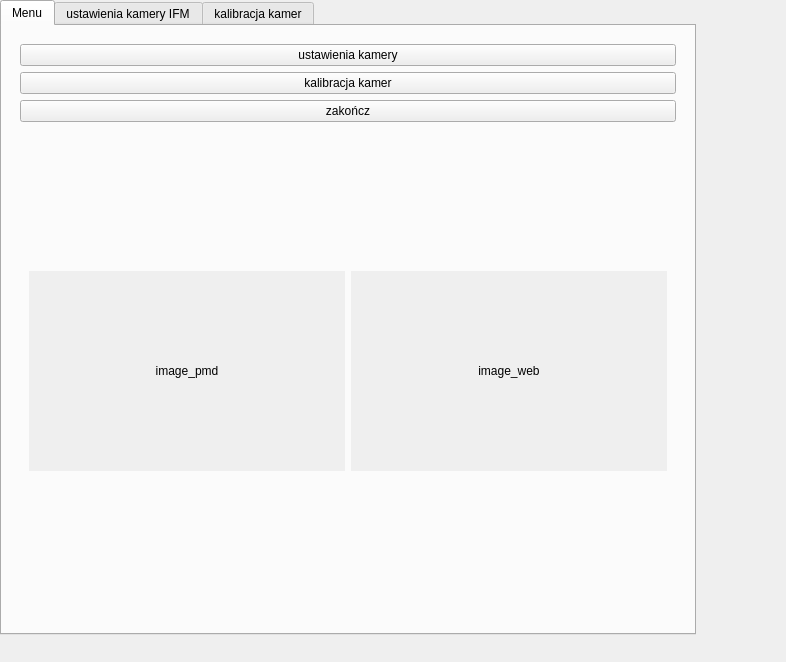
<?xml version="1.0" encoding="UTF-8"?>
<ui version="4.0">
 <class>Form</class>
 <widget class="QWidget" name="Form">
  <property name="geometry">
   <rect>
    <x>0</x>
    <y>0</y>
    <width>786</width>
    <height>662</height>
   </rect>
  </property>
  <property name="windowTitle">
   <string>Sterowanie układem kamer</string>
  </property>
  <widget class="QTabWidget" name="tabWidget">
   <property name="geometry">
    <rect>
     <x>0</x>
     <y>0</y>
     <width>696</width>
     <height>635</height>
    </rect>
   </property>
   <property name="sizePolicy">
    <sizepolicy hsizetype="Maximum" vsizetype="Maximum">
     <horstretch>0</horstretch>
     <verstretch>0</verstretch>
    </sizepolicy>
   </property>
   <property name="currentIndex">
    <number>0</number>
   </property>
   <widget class="QWidget" name="menuTab">
    <attribute name="title">
     <string>Menu</string>
    </attribute>
    <layout class="QHBoxLayout" name="horizontalLayout">
     <item>
      <widget class="QWidget" name="widget_3" native="true">
       <layout class="QVBoxLayout" name="verticalLayout_3">
        <item>
         <widget class="QPushButton" name="settingsMenuButton">
          <property name="text">
           <string>ustawienia kamery</string>
          </property>
         </widget>
        </item>
        <item>
         <widget class="QPushButton" name="calibrationMenuButton">
          <property name="text">
           <string>kalibracja kamer</string>
          </property>
         </widget>
        </item>
        <item>
         <widget class="QPushButton" name="exitButton3">
          <property name="text">
           <string>zakończ</string>
          </property>
         </widget>
        </item>
        <item>
         <widget class="QWidget" name="widget_4" native="true">
          <layout class="QGridLayout" name="gridLayout_4">
           <item row="0" column="0">
            <widget class="QLabel" name="image_pmd">
             <property name="enabled">
              <bool>true</bool>
             </property>
             <property name="sizePolicy">
              <sizepolicy hsizetype="Preferred" vsizetype="Fixed">
               <horstretch>0</horstretch>
               <verstretch>0</verstretch>
              </sizepolicy>
             </property>
             <property name="minimumSize">
              <size>
               <width>256</width>
               <height>200</height>
              </size>
             </property>
             <property name="baseSize">
              <size>
               <width>248</width>
               <height>200</height>
              </size>
             </property>
             <property name="autoFillBackground">
              <bool>true</bool>
             </property>
             <property name="text">
              <string>image_pmd</string>
             </property>
             <property name="alignment">
              <set>Qt::AlignCenter</set>
             </property>
            </widget>
           </item>
           <item row="0" column="1">
            <widget class="QLabel" name="image_web">
             <property name="enabled">
              <bool>true</bool>
             </property>
             <property name="sizePolicy">
              <sizepolicy hsizetype="Preferred" vsizetype="Fixed">
               <horstretch>0</horstretch>
               <verstretch>0</verstretch>
              </sizepolicy>
             </property>
             <property name="minimumSize">
              <size>
               <width>256</width>
               <height>200</height>
              </size>
             </property>
             <property name="baseSize">
              <size>
               <width>248</width>
               <height>200</height>
              </size>
             </property>
             <property name="autoFillBackground">
              <bool>true</bool>
             </property>
             <property name="text">
              <string>image_web</string>
             </property>
             <property name="alignment">
              <set>Qt::AlignCenter</set>
             </property>
            </widget>
           </item>
          </layout>
         </widget>
        </item>
       </layout>
      </widget>
     </item>
    </layout>
   </widget>
   <widget class="QWidget" name="tab1">
    <attribute name="title">
     <string>ustawienia kamery IFM</string>
    </attribute>
    <layout class="QGridLayout" name="gridLayout">
     <item row="0" column="0">
      <spacer name="verticalSpacer">
       <property name="orientation">
        <enum>Qt::Vertical</enum>
       </property>
       <property name="sizeType">
        <enum>QSizePolicy::Fixed</enum>
       </property>
       <property name="sizeHint" stdset="0">
        <size>
         <width>0</width>
         <height>0</height>
        </size>
       </property>
      </spacer>
     </item>
     <item row="3" column="0">
      <spacer name="verticalSpacer_2">
       <property name="orientation">
        <enum>Qt::Vertical</enum>
       </property>
       <property name="sizeType">
        <enum>QSizePolicy::Fixed</enum>
       </property>
       <property name="sizeHint" stdset="0">
        <size>
         <width>0</width>
         <height>0</height>
        </size>
       </property>
      </spacer>
     </item>
     <item row="1" column="0" rowspan="2">
      <widget class="QScrollArea" name="scrollArea_2">
       <property name="verticalScrollBarPolicy">
        <enum>Qt::ScrollBarAsNeeded</enum>
       </property>
       <property name="widgetResizable">
        <bool>true</bool>
       </property>
       <widget class="QWidget" name="scrollAreaWidgetContents_2">
        <property name="geometry">
         <rect>
          <x>0</x>
          <y>0</y>
          <width>343</width>
          <height>438</height>
         </rect>
        </property>
        <layout class="QFormLayout" name="formLayout">
         <property name="fieldGrowthPolicy">
          <enum>QFormLayout::AllNonFixedFieldsGrow</enum>
         </property>
         <item row="0" column="1">
          <widget class="QPushButton" name="defaultSettingsButton">
           <property name="text">
            <string>ustawienia domyślne</string>
           </property>
          </widget>
         </item>
         <item row="1" column="0">
          <widget class="QLabel" name="label_9">
           <property name="text">
            <string>data port</string>
           </property>
          </widget>
         </item>
         <item row="1" column="1">
          <widget class="QSpinBox" name="data_port_box">
           <property name="minimum">
            <number>1</number>
           </property>
           <property name="maximum">
            <number>100</number>
           </property>
           <property name="value">
            <number>100</number>
           </property>
          </widget>
         </item>
         <item row="2" column="0">
          <widget class="QLabel" name="label_10">
           <property name="autoFillBackground">
            <bool>false</bool>
           </property>
           <property name="text">
            <string>ip</string>
           </property>
          </widget>
         </item>
         <item row="2" column="1">
          <widget class="QLineEdit" name="ip_box"/>
         </item>
         <item row="3" column="0">
          <widget class="QLabel" name="label_11">
           <property name="text">
            <string>xml port</string>
           </property>
          </widget>
         </item>
         <item row="3" column="1">
          <widget class="QSpinBox" name="xml_port_box"/>
         </item>
         <item row="5" column="0">
          <widget class="QLabel" name="label_12">
           <property name="text">
            <string>trigger mode</string>
           </property>
          </widget>
         </item>
         <item row="5" column="1">
          <widget class="QSpinBox" name="trigger_mode_box"/>
         </item>
         <item row="8" column="0">
          <widget class="QLabel" name="label_16">
           <property name="text">
            <string>median filter</string>
           </property>
          </widget>
         </item>
         <item row="8" column="1">
          <widget class="QCheckBox" name="median_filter_box">
           <property name="text">
            <string>enable</string>
           </property>
          </widget>
         </item>
         <item row="10" column="0">
          <widget class="QLabel" name="label_29">
           <property name="text">
            <string>mean filter</string>
           </property>
          </widget>
         </item>
         <item row="10" column="1">
          <widget class="QCheckBox" name="mean_filter_box">
           <property name="text">
            <string>enable</string>
           </property>
          </widget>
         </item>
         <item row="11" column="0">
          <widget class="QLabel" name="label_14">
           <property name="text">
            <string>modulation frequency</string>
           </property>
          </widget>
         </item>
         <item row="11" column="1">
          <widget class="QComboBox" name="frequency_box"/>
         </item>
         <item row="12" column="0">
          <widget class="QLabel" name="label_13">
           <property name="text">
            <string>sampling mode</string>
           </property>
          </widget>
         </item>
         <item row="12" column="1">
          <widget class="QComboBox" name="sampling_mode_box"/>
         </item>
         <item row="13" column="0">
          <widget class="QLabel" name="label_15">
           <property name="text">
            <string>single integration time</string>
           </property>
          </widget>
         </item>
         <item row="13" column="1">
          <widget class="QSlider" name="single_integration_time_box">
           <property name="sizePolicy">
            <sizepolicy hsizetype="Expanding" vsizetype="Expanding">
             <horstretch>0</horstretch>
             <verstretch>0</verstretch>
            </sizepolicy>
           </property>
           <property name="minimum">
            <number>1</number>
           </property>
           <property name="maximum">
            <number>5000</number>
           </property>
           <property name="value">
            <number>125</number>
           </property>
           <property name="orientation">
            <enum>Qt::Horizontal</enum>
           </property>
          </widget>
         </item>
         <item row="15" column="0">
          <widget class="QLabel" name="label_30">
           <property name="text">
            <string>double integration time</string>
           </property>
          </widget>
         </item>
         <item row="15" column="1">
          <widget class="QSlider" name="double_integration_time_box">
           <property name="sizePolicy">
            <sizepolicy hsizetype="Expanding" vsizetype="Expanding">
             <horstretch>0</horstretch>
             <verstretch>0</verstretch>
            </sizepolicy>
           </property>
           <property name="minimum">
            <number>1</number>
           </property>
           <property name="maximum">
            <number>5000</number>
           </property>
           <property name="value">
            <number>125</number>
           </property>
           <property name="orientation">
            <enum>Qt::Horizontal</enum>
           </property>
          </widget>
         </item>
         <item row="17" column="1">
          <widget class="QPushButton" name="exitButton1">
           <property name="text">
            <string>powrót</string>
           </property>
          </widget>
         </item>
         <item row="16" column="1">
          <spacer name="verticalSpacer_3">
           <property name="orientation">
            <enum>Qt::Vertical</enum>
           </property>
           <property name="sizeHint" stdset="0">
            <size>
             <width>20</width>
             <height>40</height>
            </size>
           </property>
          </spacer>
         </item>
        </layout>
       </widget>
      </widget>
     </item>
     <item row="1" column="1">
      <widget class="QWidget" name="left_box" native="true">
       <property name="sizePolicy">
        <sizepolicy hsizetype="Expanding" vsizetype="Expanding">
         <horstretch>0</horstretch>
         <verstretch>0</verstretch>
        </sizepolicy>
       </property>
       <layout class="QVBoxLayout" name="verticalLayout">
        <item>
         <widget class="QLabel" name="img1">
          <property name="autoFillBackground">
           <bool>true</bool>
          </property>
          <property name="text">
           <string>image1</string>
          </property>
          <property name="alignment">
           <set>Qt::AlignCenter</set>
          </property>
         </widget>
        </item>
        <item>
         <widget class="QLabel" name="img2">
          <property name="autoFillBackground">
           <bool>true</bool>
          </property>
          <property name="text">
           <string>image2</string>
          </property>
          <property name="alignment">
           <set>Qt::AlignCenter</set>
          </property>
         </widget>
        </item>
        <item>
         <widget class="QLabel" name="img3">
          <property name="autoFillBackground">
           <bool>true</bool>
          </property>
          <property name="text">
           <string>image3</string>
          </property>
          <property name="alignment">
           <set>Qt::AlignCenter</set>
          </property>
         </widget>
        </item>
       </layout>
       <zorder>img2</zorder>
       <zorder>img3</zorder>
       <zorder>img1</zorder>
      </widget>
     </item>
    </layout>
   </widget>
   <widget class="QWidget" name="tab2">
    <attribute name="title">
     <string>kalibracja kamer</string>
    </attribute>
    <layout class="QVBoxLayout" name="verticalLayout_2">
     <item>
      <widget class="QWidget" name="widget" native="true">
       <property name="sizePolicy">
        <sizepolicy hsizetype="Expanding" vsizetype="Expanding">
         <horstretch>0</horstretch>
         <verstretch>0</verstretch>
        </sizepolicy>
       </property>
       <property name="minimumSize">
        <size>
         <width>256</width>
         <height>200</height>
        </size>
       </property>
       <layout class="QGridLayout" name="gridLayout_2">
        <item row="1" column="1">
         <widget class="QLabel" name="img_calib1">
          <property name="enabled">
           <bool>true</bool>
          </property>
          <property name="sizePolicy">
           <sizepolicy hsizetype="Preferred" vsizetype="Fixed">
            <horstretch>0</horstretch>
            <verstretch>0</verstretch>
           </sizepolicy>
          </property>
          <property name="minimumSize">
           <size>
            <width>256</width>
            <height>200</height>
           </size>
          </property>
          <property name="baseSize">
           <size>
            <width>248</width>
            <height>200</height>
           </size>
          </property>
          <property name="autoFillBackground">
           <bool>true</bool>
          </property>
          <property name="text">
           <string>image1</string>
          </property>
          <property name="alignment">
           <set>Qt::AlignCenter</set>
          </property>
         </widget>
        </item>
        <item row="1" column="3">
         <widget class="QLabel" name="img_calib2">
          <property name="minimumSize">
           <size>
            <width>256</width>
            <height>200</height>
           </size>
          </property>
          <property name="autoFillBackground">
           <bool>true</bool>
          </property>
          <property name="text">
           <string>image2</string>
          </property>
          <property name="alignment">
           <set>Qt::AlignCenter</set>
          </property>
         </widget>
        </item>
        <item row="3" column="3">
         <widget class="QLabel" name="img_calib4">
          <property name="minimumSize">
           <size>
            <width>256</width>
            <height>200</height>
           </size>
          </property>
          <property name="autoFillBackground">
           <bool>true</bool>
          </property>
          <property name="text">
           <string>image4</string>
          </property>
          <property name="alignment">
           <set>Qt::AlignCenter</set>
          </property>
         </widget>
        </item>
        <item row="3" column="1">
         <widget class="QLabel" name="img_calib3">
          <property name="minimumSize">
           <size>
            <width>256</width>
            <height>200</height>
           </size>
          </property>
          <property name="autoFillBackground">
           <bool>true</bool>
          </property>
          <property name="text">
           <string>image3</string>
          </property>
          <property name="alignment">
           <set>Qt::AlignCenter</set>
          </property>
         </widget>
        </item>
        <item row="1" column="0">
         <spacer name="horizontalSpacer">
          <property name="orientation">
           <enum>Qt::Horizontal</enum>
          </property>
          <property name="sizeType">
           <enum>QSizePolicy::Expanding</enum>
          </property>
          <property name="sizeHint" stdset="0">
           <size>
            <width>40</width>
            <height>20</height>
           </size>
          </property>
         </spacer>
        </item>
        <item row="1" column="4">
         <spacer name="horizontalSpacer_2">
          <property name="orientation">
           <enum>Qt::Horizontal</enum>
          </property>
          <property name="sizeType">
           <enum>QSizePolicy::Expanding</enum>
          </property>
          <property name="sizeHint" stdset="0">
           <size>
            <width>40</width>
            <height>20</height>
           </size>
          </property>
         </spacer>
        </item>
        <item row="1" column="2">
         <spacer name="horizontalSpacer_3">
          <property name="orientation">
           <enum>Qt::Horizontal</enum>
          </property>
          <property name="sizeType">
           <enum>QSizePolicy::Expanding</enum>
          </property>
          <property name="sizeHint" stdset="0">
           <size>
            <width>40</width>
            <height>20</height>
           </size>
          </property>
         </spacer>
        </item>
        <item row="0" column="2">
         <spacer name="verticalSpacer_4">
          <property name="orientation">
           <enum>Qt::Vertical</enum>
          </property>
          <property name="sizeType">
           <enum>QSizePolicy::Expanding</enum>
          </property>
          <property name="sizeHint" stdset="0">
           <size>
            <width>5</width>
            <height>5</height>
           </size>
          </property>
         </spacer>
        </item>
        <item row="4" column="2">
         <spacer name="verticalSpacer_5">
          <property name="orientation">
           <enum>Qt::Vertical</enum>
          </property>
          <property name="sizeType">
           <enum>QSizePolicy::Expanding</enum>
          </property>
          <property name="sizeHint" stdset="0">
           <size>
            <width>5</width>
            <height>5</height>
           </size>
          </property>
         </spacer>
        </item>
        <item row="2" column="1">
         <spacer name="verticalSpacer_6">
          <property name="orientation">
           <enum>Qt::Vertical</enum>
          </property>
          <property name="sizeType">
           <enum>QSizePolicy::Expanding</enum>
          </property>
          <property name="sizeHint" stdset="0">
           <size>
            <width>5</width>
            <height>5</height>
           </size>
          </property>
         </spacer>
        </item>
       </layout>
      </widget>
     </item>
     <item>
      <widget class="QWidget" name="widget_2" native="true">
       <property name="sizePolicy">
        <sizepolicy hsizetype="Expanding" vsizetype="Expanding">
         <horstretch>0</horstretch>
         <verstretch>0</verstretch>
        </sizepolicy>
       </property>
       <layout class="QGridLayout" name="gridLayout_3">
        <item row="1" column="3">
         <widget class="QPushButton" name="calibrateButton">
          <property name="text">
           <string>kalibracja kamer</string>
          </property>
         </widget>
        </item>
        <item row="4" column="3">
         <widget class="QPushButton" name="exitButton2">
          <property name="text">
           <string>powrót</string>
          </property>
         </widget>
        </item>
        <item row="2" column="3">
         <widget class="Line" name="line">
          <property name="orientation">
           <enum>Qt::Horizontal</enum>
          </property>
         </widget>
        </item>
        <item row="0" column="3">
         <widget class="QPushButton" name="acceptButton">
          <property name="text">
           <string>zatwierdź zdjęcie</string>
          </property>
         </widget>
        </item>
        <item row="0" column="0">
         <widget class="QLabel" name="label">
          <property name="text">
           <string>ilość zatwierdzonych zdjęć</string>
          </property>
         </widget>
        </item>
        <item row="1" column="0">
         <widget class="QSpinBox" name="calibImageCounter">
          <property name="enabled">
           <bool>false</bool>
          </property>
          <property name="sizePolicy">
           <sizepolicy hsizetype="Fixed" vsizetype="Fixed">
            <horstretch>0</horstretch>
            <verstretch>0</verstretch>
           </sizepolicy>
          </property>
         </widget>
        </item>
       </layout>
      </widget>
     </item>
    </layout>
   </widget>
  </widget>
 </widget>
 <resources/>
 <connections/>
</ui>
